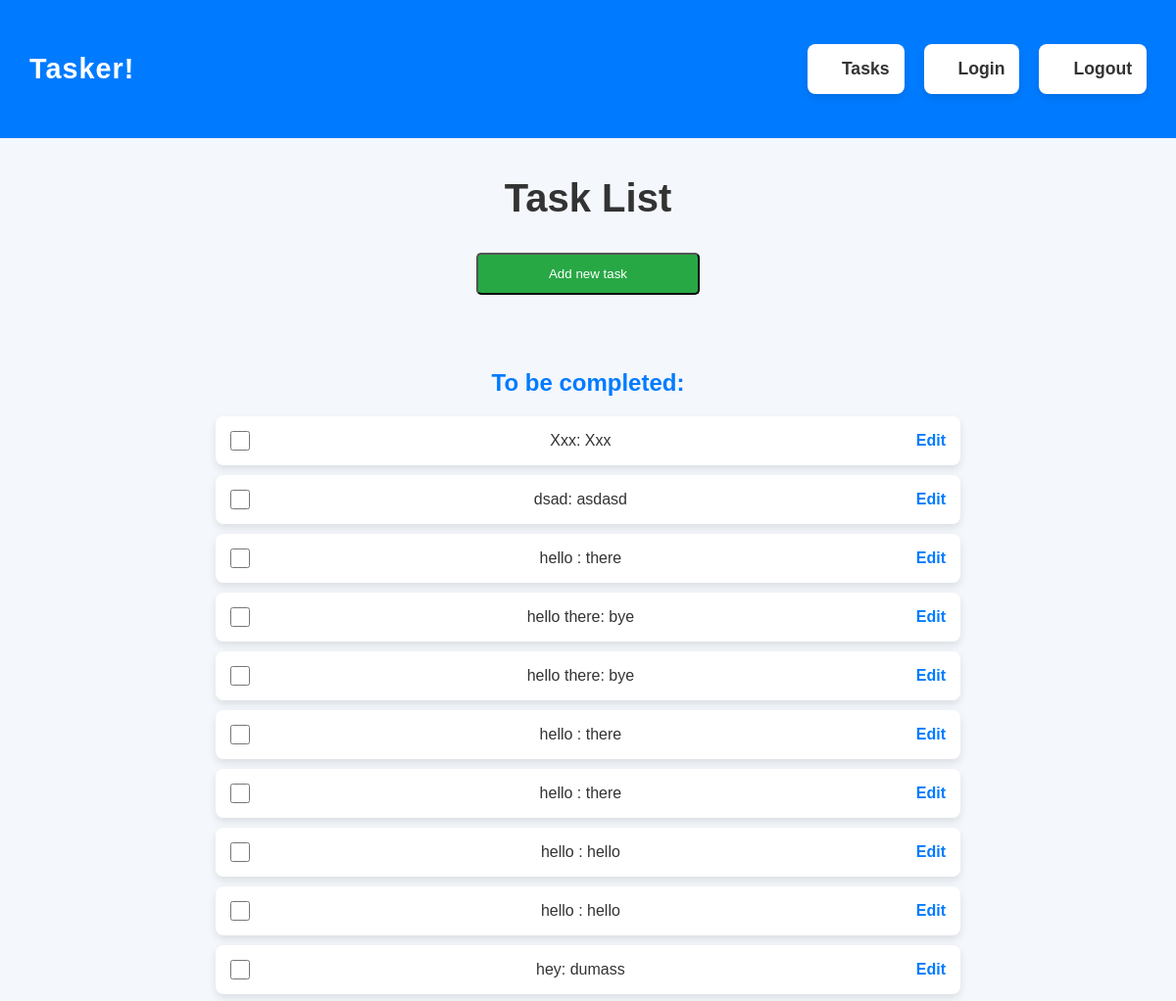
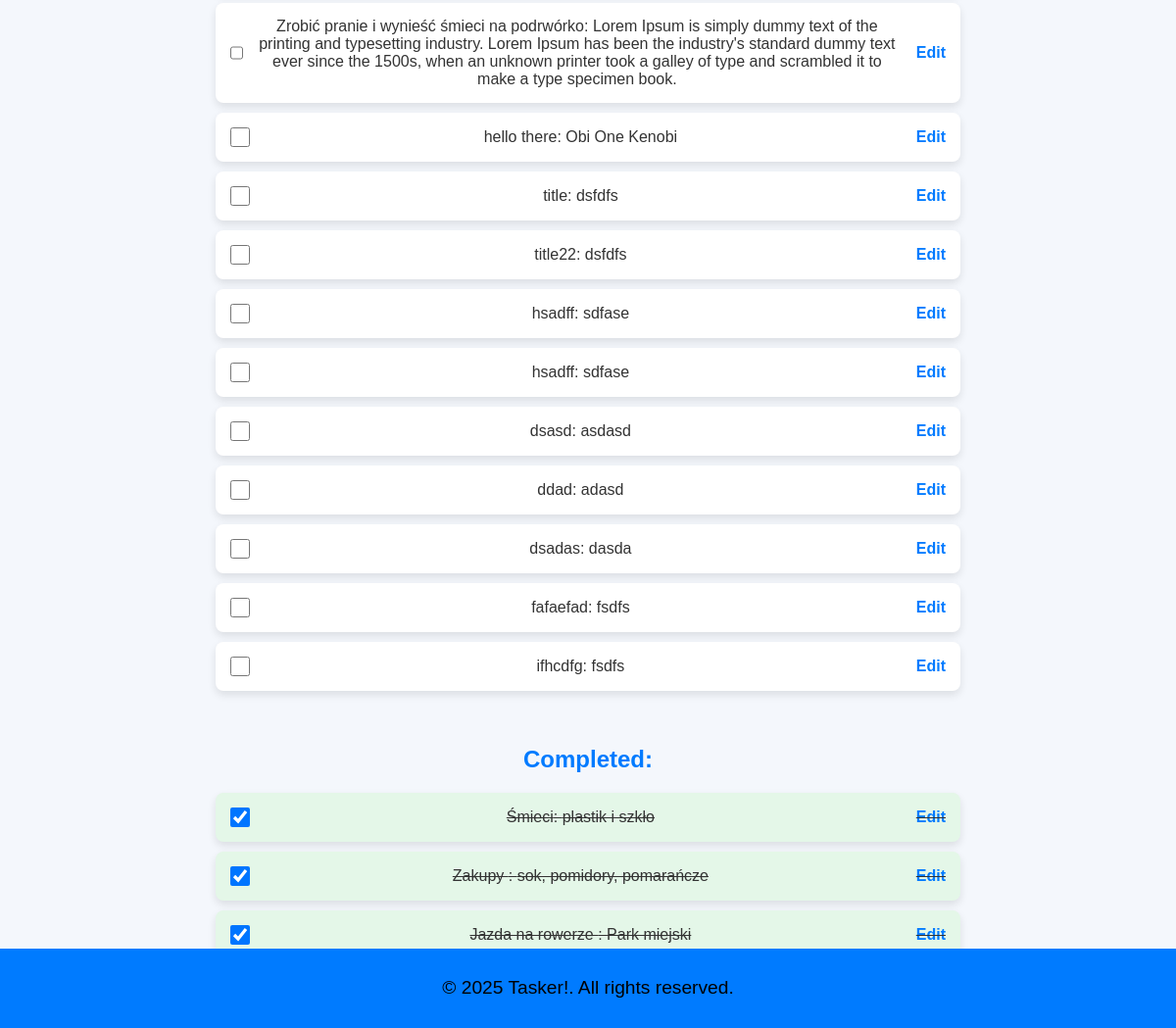
The page /tasks/ (signed in) on the database as committed earlier (2 pictures, top to bottom).
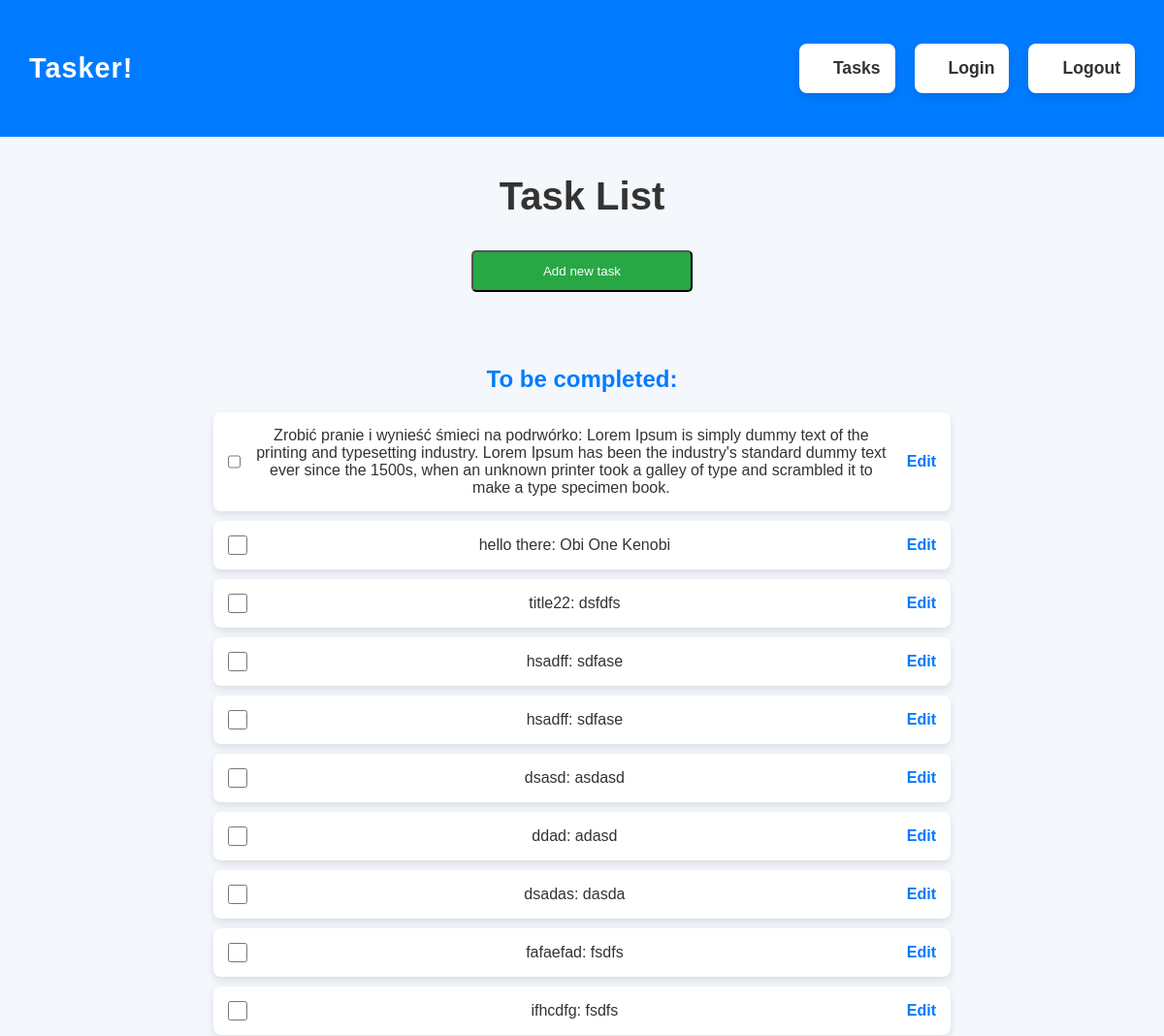
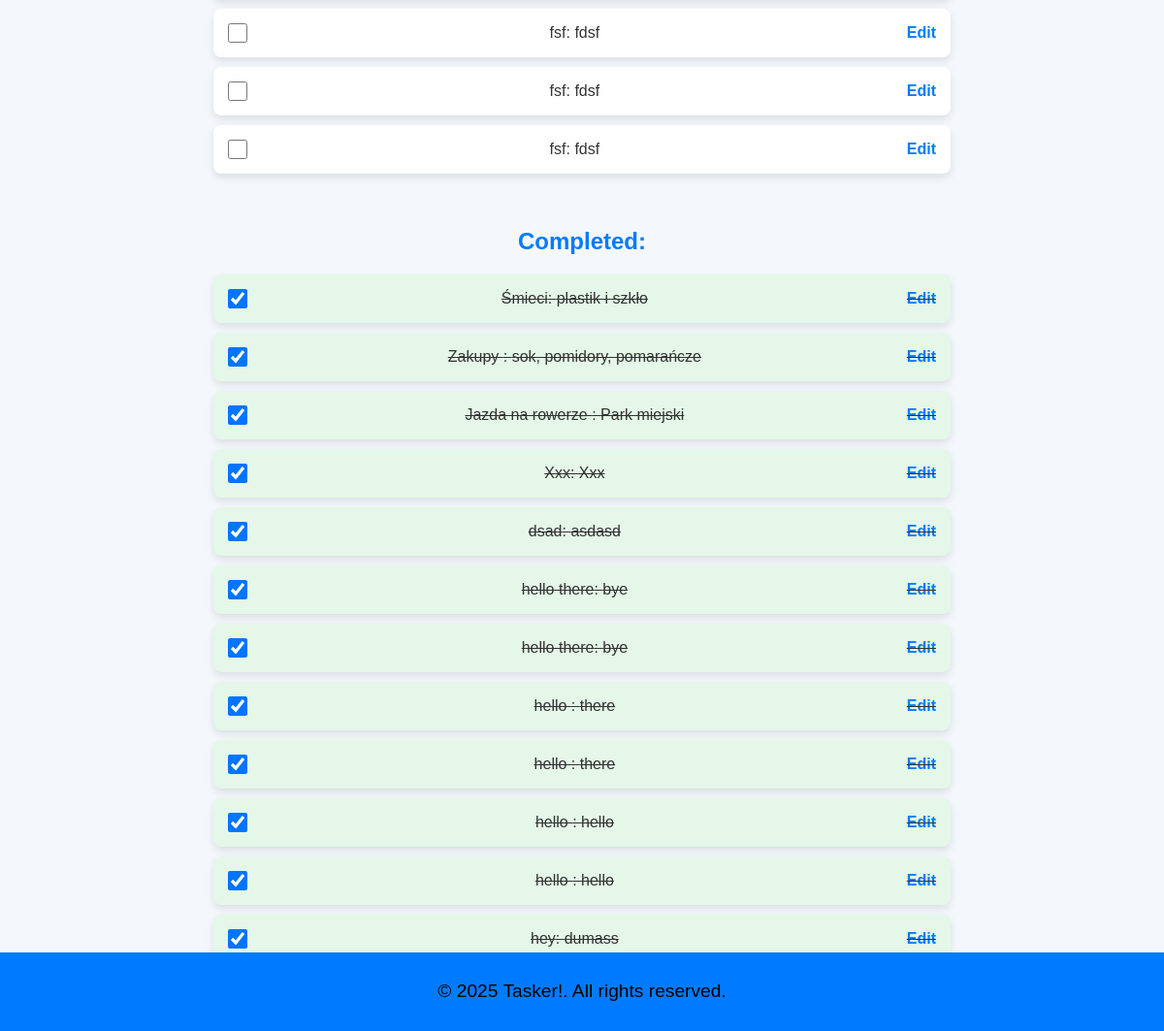
The same page on the database as committed later (2 pictures, top to bottom).
### models.py (models this page shows)
class BaseModel(Model):
    class Meta:
        database = db

class Task(BaseModel):
    title = CharField()
    description = CharField()
    completed = BooleanField(default=False)
    user_id = IntegerField()

### routes.py (the view)
@task_routes.route("/", methods=["GET"])
def get_tasks():
    if "user_id" not in session:
        return render_template("tasks_nologin.html")
    tasks = Task.select().where(Task.user_id == session["user_id"])
    return render_template("tasks.html", tasks = [task.__data__ for task in tasks])

### templates/tasks.html (shortened to what this page needs)
<!DOCTYPE html>
<html lang="en">
<head>
    <link rel="stylesheet" href="{{ url_for('static', filename= 'css/style.css') }}">
</head>
<body>
    <header>
        <div class="logo">Tasker!</div>
        <ul class="menu">
            <li><a href="/tasks">Tasks</a></li>
            <li><a href="/auth/login">Login</a></li>
            <li><a href="/auth/logout">Logout</a></li>
        </ul>
    </header>
    <main>
        <h1>Task List</h1>
        <button onclick="location.href='/tasks/add'" id="new-task">Add new task</button>
        <br/>
        <h3>To be completed:</h3>
        <ul id="incomplete-tasks">
            {% for task in tasks %}
            {% if not task.completed %}
            <li>
                <input type="checkbox" class="task-checkbox" data-task-id="{{ task.id }}">
                {{ task.title }}: {{ task.description }}
                <a href="/tasks/{{ task.id }}">Edit </a>
            </li>
            {% endif %}
            {% endfor %}
        </ul>
        <br/><br/>
        <h3>Completed:</h3>
        <ul id="completed-tasks">
            {% for task in tasks %}
            {% if task.completed %}
            <li>
                <input type="checkbox" class="task-checkbox" data-task-id="{{ task.id }}" checked>
                {{ task.title }}: {{ task.description }}
                <a href="/tasks/{{ task.id }}">Edit </a>
            </li>
            {% endif %}
            {% endfor %}
        </ul>
    </main>
    <footer>
        <p>&copy; 2025 Tasker!. All rights reserved.</p>
    </footer>
</body>
</html>

### static/css/style.css (style rules this page uses)
* { margin: 0; padding: 0; box-sizing: border-box; }
body { font-family: 'Arial', sans-serif; background-color: #f4f7fc; color: #333; display: flex; flex-direction: column; justify-content: center; align-items: center; min-height: 100vh; margin: 0; }
header { display: flex; justify-content: space-between; align-items: center; background-color: #007BFF; color: white; padding: 15px 30px; width: 100%; position: fixed; top: 0; left: 0; z-index: 100; }
.logo { font-size: 1.8rem; font-weight: bold; letter-spacing: 1px; }
.menu { display: flex; list-style: none; }
.menu li { margin-left: 20px; }
.menu a { color: #333; font-size: 1.1rem; text-decoration: none; transition: color 0.3s ease; }
main { padding: 80px 20px 50px; text-align: center; max-width: 800px; width: 100%; animation: fadeIn 1s ease-in-out; margin-top: 100px; }
h1 { font-size: 2.5rem; color: #333; margin-bottom: 10px; animation: slideInFromLeft 0.8s ease-out; }
p { font-size: 1.2rem; color: #666; line-height: 1.6; max-width: 700px; margin: 10px auto; animation: fadeIn 1.2s ease-in-out; }
h3 { font-size: 1.5rem; color: #007BFF; margin-bottom: 10px; }
ul { list-style: none; margin: 20px 0; padding: 0; }
li { background-color: #ffffff; margin: 10px 0; padding: 15px; border-radius: 8px; box-shadow: 0 4px 8px rgba(0, 0, 0, 0.1); display: flex; justify-content: space-between; align-items: center; transition: transform 0.3s ease-in-out; }
input[type="checkbox"] { width: 20px; height: 20px; margin-right: 15px; cursor: pointer; }
a { text-decoration: none; color: #007BFF; font-weight: bold; transition: color 0.3s ease; }
li a { margin-left: 20px; }
#completed-tasks li { background-color: #e4f7e8; text-decoration: line-through; }
#completed-tasks a { background-color: #e4f7e8; text-decoration: none; }
#completed-tasks input[type="checkbox"] { background-color: #66bb6a; }
footer { background-color: #007BFF; color: #333; text-align: center; padding: 15px 0; position: fixed; bottom: 0; left: 0; width: 100%; }
footer p { color: black; }
#new-task { width: 30%; margin-bottom: 15px; padding: 12px; border-radius: 5px; margin-top: 3%; margin-bottom: 10%; }
#new-task { background-color: #28a745; color: white; }

Rows that differ between the two databases and show on the page:
removed Task: title "hello", description "there", shown under "To be completed:"
removed Task: title "title", description "dsfdfs", shown under "To be completed:"
added Task: title "fsf", description "fdsf", shown under "To be completed:"
added Task: title "fsf", description "fdsf", shown under "To be completed:"
added Task: title "fsf", description "fdsf", shown under "To be completed:"
changed Task "Xxx": moves from the list under "To be completed:" to the list under "Completed:"
changed Task "dsad": moves from the list under "To be completed:" to the list under "Completed:"
changed Task (number 19 of 25 on the later page): moves from the list under "To be completed:" to the list under "Completed:"
changed Task (number 20 of 25 on the later page): moves from the list under "To be completed:" to the list under "Completed:"
changed Task (number 21 of 25 on the later page): moves from the list under "To be completed:" to the list under "Completed:"
changed Task (number 22 of 25 on the later page): moves from the list under "To be completed:" to the list under "Completed:"
changed Task (number 23 of 25 on the later page): moves from the list under "To be completed:" to the list under "Completed:"
changed Task (number 24 of 25 on the later page): moves from the list under "To be completed:" to the list under "Completed:"
changed Task "hey": moves from the list under "To be completed:" to the list under "Completed:"
